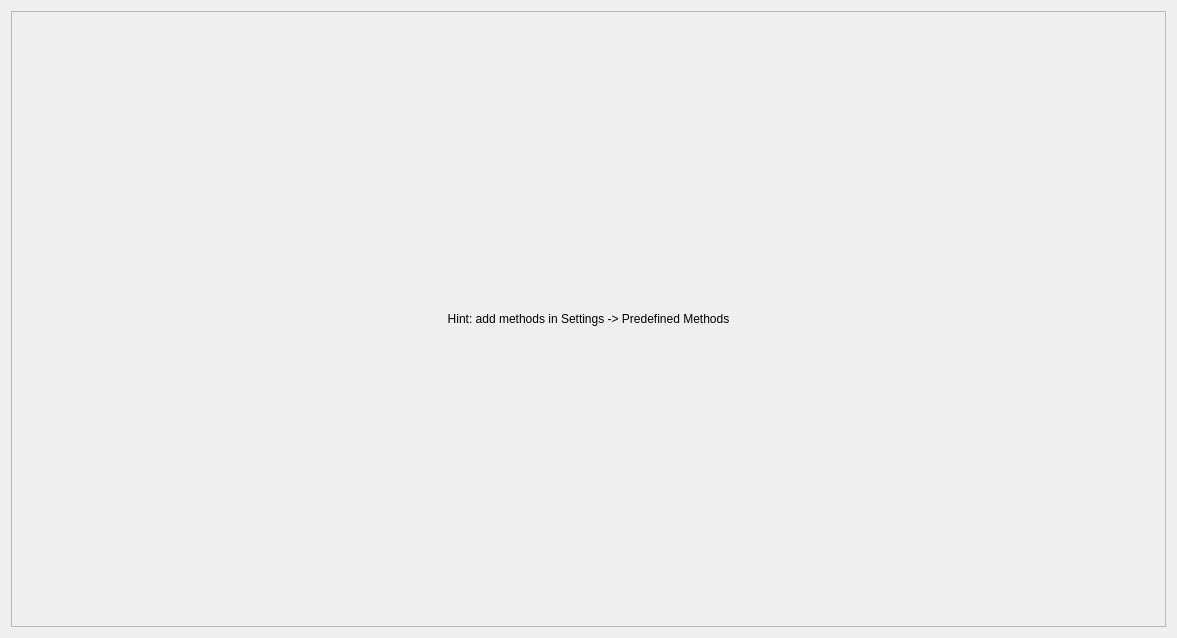
<?xml version="1.0" encoding="UTF-8"?>
<ui version="4.0">
 <class>predefFunctionsTab</class>
 <widget class="QWidget" name="predefFunctionsTab">
  <property name="geometry">
   <rect>
    <x>0</x>
    <y>0</y>
    <width>1177</width>
    <height>638</height>
   </rect>
  </property>
  <property name="windowTitle">
   <string>Form</string>
  </property>
  <layout class="QGridLayout" name="gridLayout_2">
   <item row="0" column="0">
    <widget class="QScrollArea" name="scrollArea">
     <property name="widgetResizable">
      <bool>true</bool>
     </property>
     <widget class="QWidget" name="scrollAreaWidgetContents_2">
      <property name="geometry">
       <rect>
        <x>0</x>
        <y>0</y>
        <width>1161</width>
        <height>622</height>
       </rect>
      </property>
      <layout class="QGridLayout" name="gridLayout">
       <item row="0" column="0">
        <layout class="QVBoxLayout" name="verticalLayout">
         <item>
          <widget class="QLabel" name="hintLabel">
           <property name="text">
            <string>Hint: add methods in Settings -&gt; Predefined Methods</string>
           </property>
           <property name="alignment">
            <set>Qt::AlignCenter</set>
           </property>
          </widget>
         </item>
        </layout>
       </item>
      </layout>
     </widget>
    </widget>
   </item>
  </layout>
 </widget>
 <resources/>
 <connections/>
</ui>
